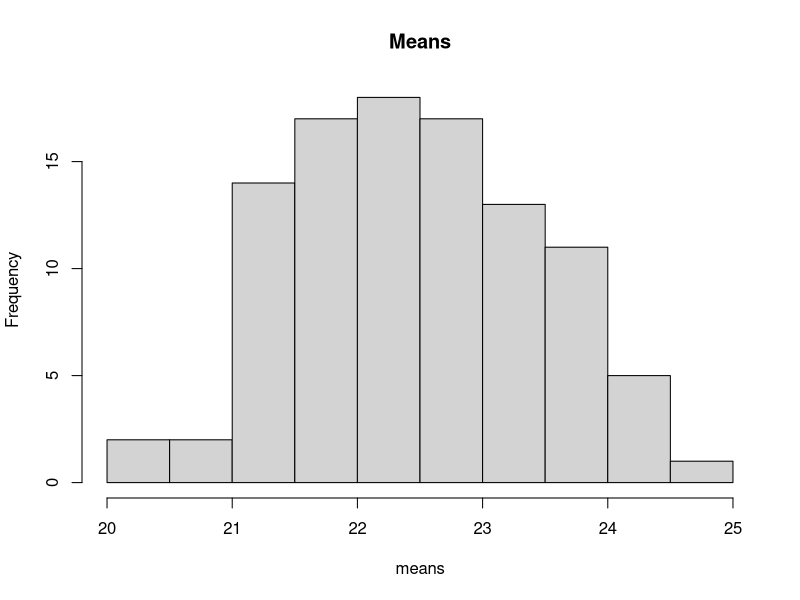
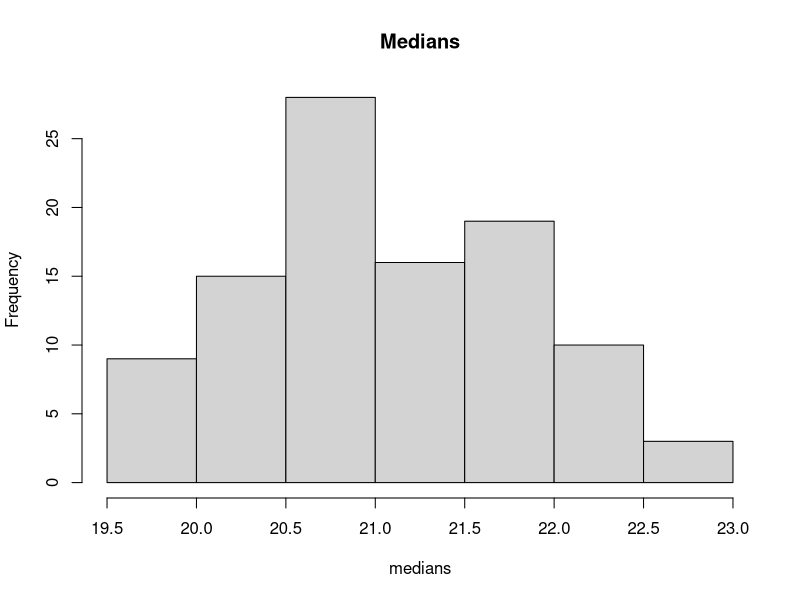

Here is the R script that generated these plots, in order:
## ----------------------------------------------------------------------------------------------------------------
## a
# It is not a sample, it is the population!
## b
data("Boston", package="MASS")
mean(Boston$medv)     # population/true mean
median(Boston$medv)   # population/true median
## c
n     <- 100
index <- sample(nrow(Boston), replace = TRUE, size=n)
table(index)
sBoston <- Boston[index,]
mean(sBoston$medv)    # sample mean
median(sBoston$medv)  # sample mean
## d
B <- 100
means <- medians <- rep(NA, B)
for (i in 1:B) {
  index <- sample(nrow(Boston), replace = TRUE, size=n)
  sBoston <- Boston[index,]
  means[i] <- mean(sBoston$medv)
  medians[i] <- median(sBoston$medv)
}
old <- par(mfrow=c(1,2))
on.exit(par(old))
hist(means, main="Means")     # random sampling function Xbar
hist(medians, main="Medians") # random sampling function for median
## e
alpha <- 0.95
c <- qnorm(1-(1-alpha)/2)
B <- 50
means <- upper <- lower <- rep(NA, B)
for (i in 1:B) {
  index   <- sample(nrow(Boston), replace = TRUE, size=100)
  sBoston <- Boston[index,]
  means[i] <- mean(sBoston$medv)
  upper[i] <- means[i]+c*sd(sBoston$medv)/sqrt(n)
  lower[i] <- means[i]-c*sd(sBoston$medv)/sqrt(n)
}
m <- mean(Boston$medv)
sum((lower<=m) & (m<=upper))/B
